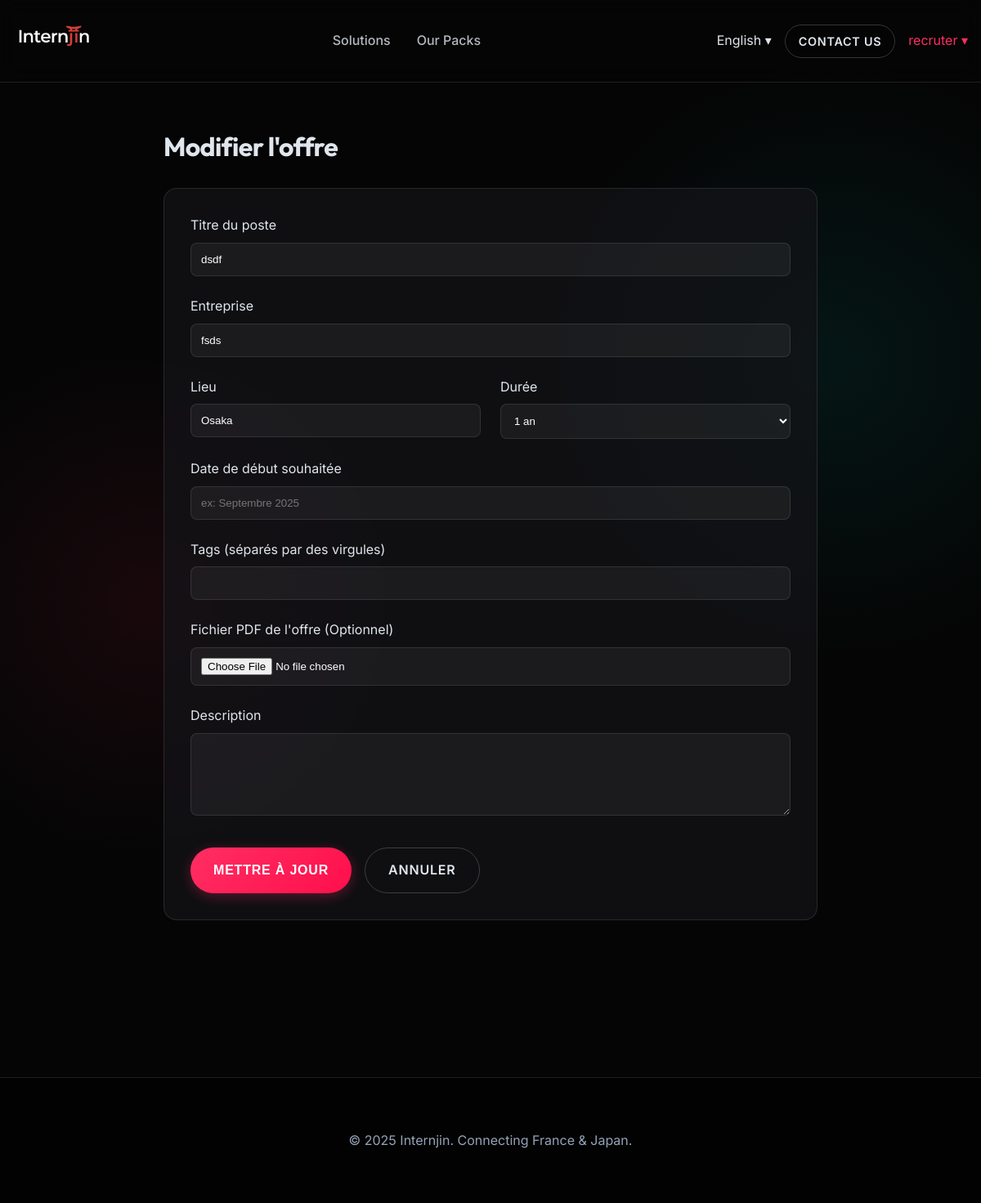
The page /recruiter/offer/2/edit (signed in) on the database as committed earlier.
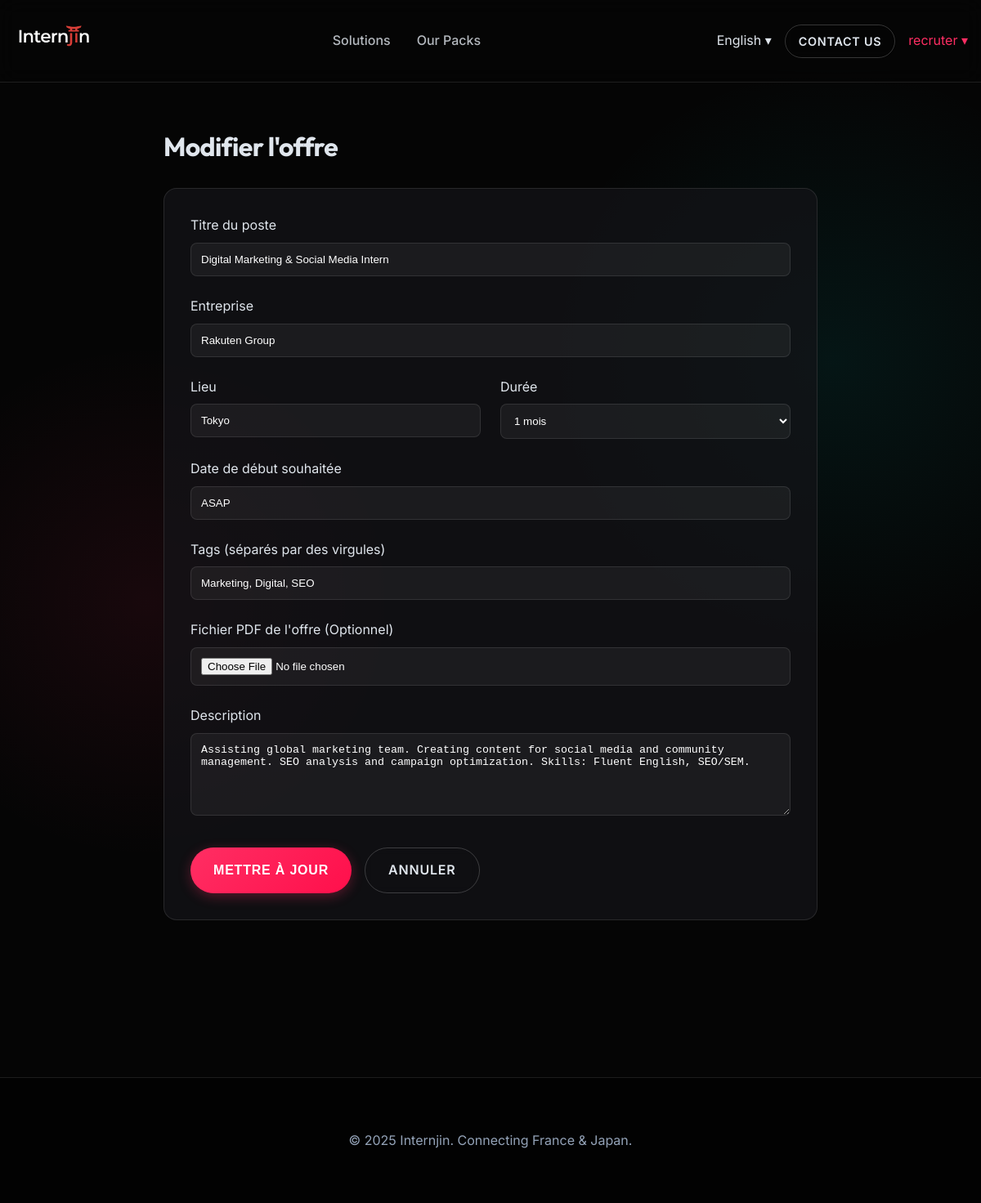
The same page on the database as committed later.
### models.py (models this page shows)
class Offer(db.Model):
    id = db.Column(db.Integer, primary_key=True)
    title = db.Column(db.String(100), nullable=False)
    company = db.Column(db.String(100), nullable=False)
    location = db.Column(db.String(100), nullable=False)
    duration = db.Column(db.String(50), nullable=False)
    description = db.Column(db.Text, nullable=True)
    created_at = db.Column(db.DateTime, default=datetime.utcnow)
    recruiter_id = db.Column(db.Integer, db.ForeignKey('user.id'), nullable=False)
    tags = db.Column(db.String(200)) # Comma separated tags
    pdf_filename = db.Column(db.String(255), nullable=True)
    start_date = db.Column(db.String(50), nullable=True)

### app.py (the view, shortened to what this page needs)
@app.route('/recruiter/offer/<int:offer_id>/edit', methods=['GET', 'POST'])
@login_required
def edit_offer(offer_id):
    if current_user.role != 'recruiter':
        flash('Access denied.')
        return redirect(url_for('index'))
    offer = Offer.query.get_or_404(offer_id)
    if offer.recruiter_id != current_user.id:
        flash('You can only edit your own offers.')
        return redirect(url_for('recruiter_dashboard'))
    return render_template('recruiter/offer_form.html', offer=offer, action='edit')

### app.py (called while the page is built)
@login_manager.user_loader
def load_user(user_id):
    return User.query.get(int(user_id))

@app.context_processor
def inject_globals():
    if current_user.is_authenticated:
        role = current_user.role
    else:
        role = session.get('role', 'student')
    return dict(
        role=role,
        lang=session.get('lang', 'en')
    )

### templates/recruiter/offer_form.html (shortened to what the changed rows need)
{% extends "base.html" %}
{% block content %}
<div class="container" style="padding-top: 160px; padding-bottom: 4rem;">
    <div style="max-width: 800px; margin: 0 auto;">
        <h2 style="font-size: 2rem; margin-bottom: 2rem;">{{ 'Modifier l\'offre' if action == 'edit' else 'Nouvelle
            Offre' }}</h2>
        <form method="POST" enctype="multipart/form-data"
            style="background: var(--color-card-bg); padding: 2rem; border-radius: 16px; border: 1px solid var(--color-border);">
            <div style="margin-bottom: 1.5rem;">
                <label for="title" style="display: block; margin-bottom: 0.5rem;">Titre du poste</label>
                <input type="text" id="title" name="title" value="{{ offer.title if offer else '' }}" required
                    style="width: 100%; padding: 12px; border-radius: 8px; border: 1px solid var(--color-border); background: rgba(255,255,255,0.05); color: white;">
            </div>
            <div style="margin-bottom: 1.5rem;">
                <label for="company" style="display: block; margin-bottom: 0.5rem;">Entreprise</label>
                <input type="text" id="company" name="company" value="{{ offer.company if offer else '' }}" required
                    style="width: 100%; padding: 12px; border-radius: 8px; border: 1px solid var(--color-border); background: rgba(255,255,255,0.05); color: white;">
            </div>
            <div style="display: grid; grid-template-columns: 1fr 1fr; gap: 1.5rem; margin-bottom: 1.5rem;">
                <div>
                    <label for="location" style="display: block; margin-bottom: 0.5rem;">Lieu</label>
                    <input type="text" id="location" name="location" value="{{ offer.location if offer else '' }}"
                        required
                        style="width: 100%; padding: 12px; border-radius: 8px; border: 1px solid var(--color-border); background: rgba(255,255,255,0.05); color: white;">
                </div>
                <div>
                    <label for="duration" style="display: block; margin-bottom: 0.5rem;">Durée</label>
                    <select id="duration" name="duration" required
                        style="width: 100%; padding: 12px; border-radius: 8px; border: 1px solid var(--color-border); background: rgba(255,255,255,0.05); color: white;">
                        <option value="1 mois" {{ 'selected' if offer and offer.duration=='1 mois' else '' }}>1 mois
                        </option>
                        <option value="1 an" {{ 'selected' if offer and offer.duration=='1 an' else '' }}>1 an</option>
                    </select>
                </div>
            </div>
            <div style="margin-bottom: 1.5rem;">
                <label for="start_date" style="display: block; margin-bottom: 0.5rem;">Date de début souhaitée</label>
                <input type="text" id="start_date" name="start_date" value="{{ offer.start_date if offer else '' }}"
                    placeholder="ex: Septembre 2025"
                    style="width: 100%; padding: 12px; border-radius: 8px; border: 1px solid var(--color-border); background: rgba(255,255,255,0.05); color: white;">
            </div>
            <div style="margin-bottom: 1.5rem;">
                <label for="tags" style="display: block; margin-bottom: 0.5rem;">Tags (séparés par des virgules)</label>
                <input type="text" id="tags" name="tags" value="{{ offer.tags if offer else '' }}"
                    style="width: 100%; padding: 12px; border-radius: 8px; border: 1px solid var(--color-border); background: rgba(255,255,255,0.05); color: white;">
            </div>
            <div style="margin-bottom: 2rem;">
                <label for="description" style="display: block; margin-bottom: 0.5rem;">Description</label>
                <textarea id="description" name="description" rows="5"
                    style="width: 100%; padding: 12px; border-radius: 8px; border: 1px solid var(--color-border); background: rgba(255,255,255,0.05); color: white;">{{ offer.description if offer else '' }}</textarea>
            </div>
        </form>
    </div>
</div>
{% endblock %}

Rows that differ between the two databases and show on the page:
changed Offer: title "dsdf" → "Digital Marketing & Social Media Intern"; company "fsds" → "Rakuten Group"; location "Osaka" → "Tokyo"; start_date (not shown) → "ASAP"; tags (not shown) → "Marketing, Digital, SEO"; description (not shown) → "Assisting global marketing team. Creating content for social media and community management. SEO analysis and campaign optimization. Skills: Fluent English, SEO/SEM."
Other text that changed with them:
form field duration: "1 an" → "1 mois"
